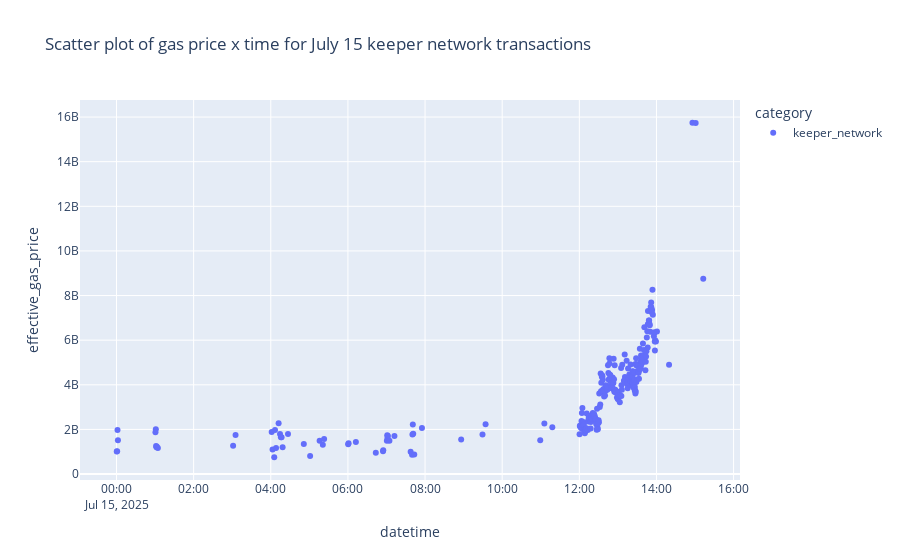

The notebook cell this image was saved under:
### Code cell
px.scatter(
    suspect_df,
    x="datetime",
    y="effective_gas_price",
    color="category",
    title="Scatter plot of gas price x time for July 15 keeper network transactions",
)

### Figure 1 — Plotly figure (JSON) as saved in the notebook; plotly's stock layout.template omitted (floating-point values rounded to 4 significant figures; data arrays with more than 128 entries replaced by an {"elided": "..."} marker saying what was removed)
{"data": [{"hovertemplate": "category=keeper_network<br>datetime=%{x}<br>effective_gas_price=%{y}<extra></extra>", "legendgroup": "keeper_network", "marker": {"color": "#636efa", "symbol": "circle"}, "mode": "markers", "name": "keeper_network", "orientation": "v", "showlegend": true, "type": "scatter", "x": {"elided": "285 str values"}, "xaxis": "x", "y": {"elided": "285 int values"}, "yaxis": "y"}], "layout": {"legend": {"title": {"text": "category"}, "tracegroupgap": 0}, "title": {"text": "Scatter plot of gas price x time for July 15 keeper network transactions"}, "xaxis": {"anchor": "y", "domain": [0, 1], "title": {"text": "datetime"}}, "yaxis": {"anchor": "x", "domain": [0, 1], "title": {"text": "effective_gas_price"}}}}
